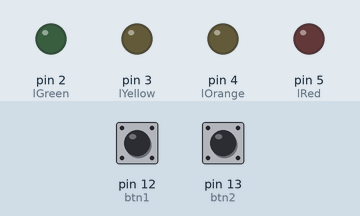
Bench run of a sketch on a simulated Arduino Uno, built with avr-gcc and run on an emulated ATmega328P. Parts: output pins drawn as LEDs (lit = HIGH). The inputs (shaded band) are chosen by the test bench; at power-on: pin 12 (btn1) LOW, pin 13 (btn2) LOW.

Above: at 1.2 s.
1.3 s: pin 12 (btn1) pulled HIGH for 0.15 s
At 2.1 s:
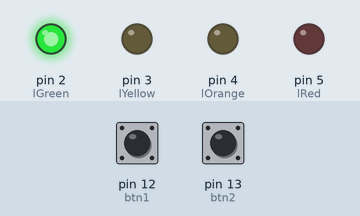
At 4.1 s:
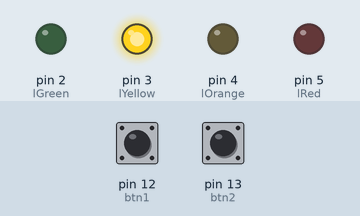
7.4 s: pin 13 (btn2) pulled HIGH for 3.2 s
At 12.1 s:
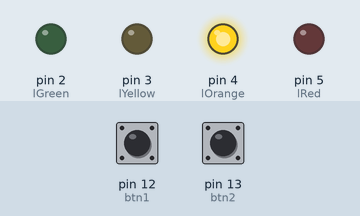
Timing chart, 0 to 17.8 s (numbered marks = the images above; inputs shaded):
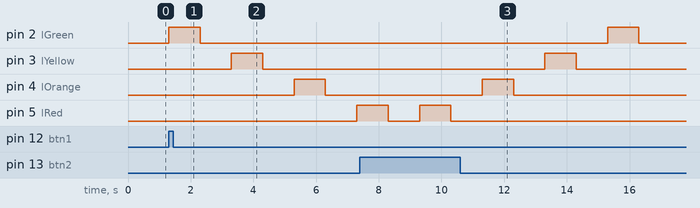

The sketch:

Act3.ino
```cpp
int lGreen = 2,
  lYellow = 3,
  lOrange = 4,
  lRed = 5;

int btn1 = 12, btn2 = 13;

bool state = false;

void setup() {
  pinMode(lGreen, OUTPUT);
  pinMode(lYellow, OUTPUT);
  pinMode(lOrange, OUTPUT);
  pinMode(lRed, OUTPUT);
  pinMode(btn1, INPUT);
  pinMode(btn2, INPUT);
}

void loop() {
  if (!state){
    if(digitalRead(btn1) == HIGH){
      state = true;
      normalLoop();
      state = false;
    }

    if(digitalRead(btn2) == HIGH){
      state = true;
      inverseLoop();
      state = false;
    }
  }
}

void normalLoop(){
  turnOn(lGreen);
  turnOn(lYellow);
  turnOn(lOrange);
  turnOn(lRed);
}

void inverseLoop(){
  turnOn(lRed);
  turnOn(lOrange);
  turnOn(lYellow);
  turnOn(lGreen);
}

void turnOn(int led){
  digitalWrite(led, HIGH);
  delay(1000);
  digitalWrite(led, LOW);
  delay(1000);
}
```

Measured:
- after the input at 1.3 s, pin 2 (lGreen): LOW → HIGH at once, → LOW 1.0 s later; pin 3 (lYellow): LOW → HIGH after 2.0 s, → LOW 1.0 s later; pin 4 (lOrange): LOW → HIGH after 4.0 s, → LOW 1.0 s later; pin 5 (lRed): LOW → HIGH after 6.0 s
- after the input at 7.4 s, pin 2 (lGreen): LOW → HIGH after 7.9 s, → LOW 1.0 s later; pin 3 (lYellow): LOW → HIGH after 5.9 s, → LOW 1.0 s later; pin 4 (lOrange): LOW → HIGH after 3.9 s, → LOW 1.0 s later
